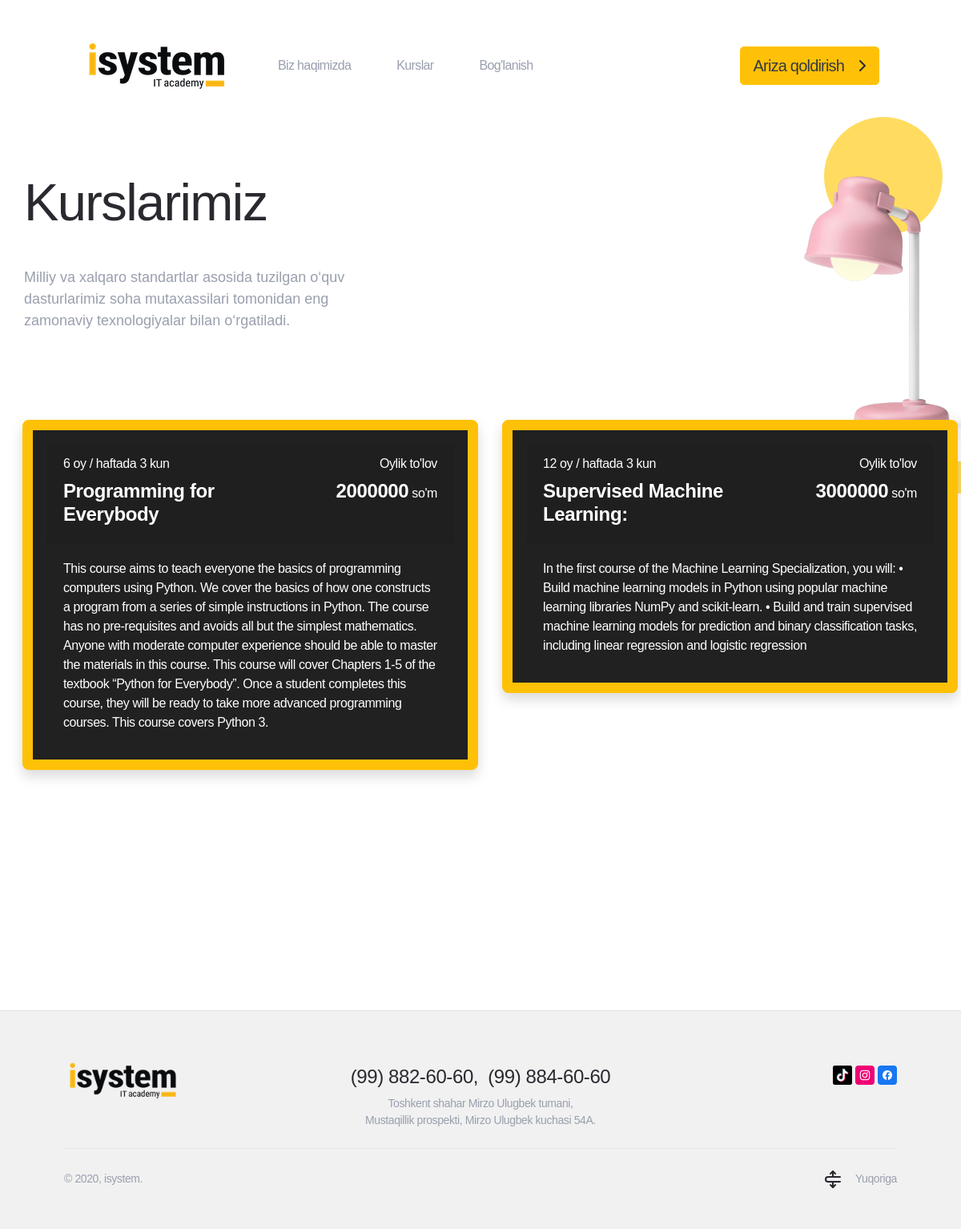
Page /courses/ on the committed database.
### courses/models.py (models this page shows, shortened)
class Courses(models.Model):
    title = models.CharField(max_length=100)
    month = models.IntegerField(default=3)
    day = models.IntegerField(default=3)
    price = models.IntegerField(default=0)
    desc = models.TextField()
    idx = models.IntegerField(default=0)
    is_published = models.BooleanField(default=False)
    created_at = models.DateTimeField(auto_now_add=True)

### courses/views.py (the view)
# urls.py: path('', include('courses.urls')),
def courses(request):
    posts = Courses.objects.filter(is_published=True)
    context = {
        'posts': posts
    }
    return render(request, 'courses.html', context)

### templates/courses.html (shortened to what this page needs)
{% extends 'base.html' %}
{% load static %}
{% block content %}
<div class=" quality">
    <div class="quality__head">
        <div class="quality__center container p-0">
            <div class="quality__top" data-aos="animation-scale-y">
                <h2 class="quality__title title">
                    Kurslarimiz
                </h2>
            </div>
            <div class="quality__info info" data-aos="animation-scale-y" data-aos-delay="200">
                Milliy va xalqaro standartlar asosida tuzilgan o‘quv dasturlarimiz soha mutaxassilari tomonidan eng
                zamonaviy texnologiyalar bilan o‘rgatiladi.
            </div>
        </div>
        <div class="quality__preview">
            <img class="quality__pic js-parallax" data-scale="1.2" data-orientation="left"
                 src="{% static 'img/lamp.png' %}" alt="">
        </div>
    </div>
    <div class="container center p-2 mb-5">
        <div class="row">
            {% for post in posts %}
            <div class="col-sm-12 col-md-6">
                <a class="card bg-transparent border-0 mb-3" href="/courses/{{ post.idx }}">
                    <div class="plan__item w-100 shadow" data-aos="animation-translate-y">
                        <div class="card-header">
                            <div class="row">
                                <div class="col-xs-12 col-md-8 text-center text-lg-left">
                                    <div class="mb-2">{{ post.month}} oy / haftada {{post.day}} kun</div>
                                    <div class="h4 font-weight-bold">{{post.title}}</div>
                                </div>
                                <div class="col-xs-12 col-md-4 text-center text-lg-right ">
                                    <div class="mb-2">Oylik to'lov</div>
                                    <div class="">
                                        <span class="h4 font-weight-bolder">{{post.price}}</span> so'm
                                    </div>
                                </div>
                            </div>
                        </div>
                        <div class="card-body" style="min-height: 148px;">
                            {{post.desc}}
                        </div>
                    </div>
                </a>
            </div>
            {% endfor %}
        </div>
    </div>
    <div class="quality__circles">
        <div class="quality__circle"></div>
    </div>
</div>
<div class="my-5 py-5">
</div>
</div>
</div>
{% endblock %}

### templates/base.html (shortened to what this page needs)
<!DOCTYPE html>
{% load static %}
<html lang="en">
<head>
    <link rel="stylesheet" href="{% static 'css/isystem.css' %}">
</head>
<body>
<div id="app" class="page">
    <div class="main pb-0">
        <div class="container header js-header" id="header">
            <div class="header__center">
                <a class="header__logo" href="/">
                    <img class="header__pic" src="{% static 'images/isystem-logo.png' %}" alt=""></a>
                <div class="header__wrap js-header-wrap">
                    <nav class="header__nav">
                        <a class=" header__item "
                           href="/about">Biz haqimizda
                        </a>
                        <a class="header__item "
                           href="/courses">Kurslar
                        </a>
                        <a class="header__item "
                           href="/contact">Bog'lanish
                        </a>
                    </nav>
                </div>
                <a class="quality__link btn btn-lg btn-outline-light text-dark border-warning ml-5 bg-warning"
                   href="/">Ariza qoldirish
                    <svg class="icon icon-arrow-right">
                        <use xlink:href="img/sprite.svg#icon-arrow-right"></use>
                    </svg>
                </a>
            </div>
        </div>
        {% block content %}
        {% endblock %}
<div class="footer js-footer">
    <div class="footer__center center">
        <div class="container px-0 pb-4">
            <div class="row">
                <div class="col-sm-12 col-md-3">
                    <a class="footer__logo" href="#">
                        <img class="footer__pic" src="{% static 'images/isystem-logo.png' %}" alt="">
                    </a>
                </div>
                <div class="col-sm-12 col-md-6 text-center">
                    <div class="text-center pt-2 pb-2">
                        <span class="h4 mr-2">(99) 882-60-60,</span>
                        <span class="h4 ">(99) 884-60-60</span>
                    </div>
                    <div class="footer__copyright text-center">
                        Toshkent shahar Mirzo Ulugbek tumani, <br/>
                        Mustaqillik prospekti, Mirzo Ulugbek kuchasi 54A.
                    </div>
                </div>
                <div class="col-sm-12 col-md-3 pt-2 text-right">
                    <a href="https://www.tiktok.com/@isystem.uz" target="_blank"><img class="footer__pic"
                                                                                      src="{% static 'images/social_icons/tiktok.png' %}"
                                                                                      alt=""></a>
                    <a href="https://www.instagram.com/isystem.uz/" target="_blank"><img class="footer__pic"
                                                                                         src="{% static 'images/social_icons/instagram.png' %}"
                                                                                         alt=""></a>
                    <a href="https://www.facebook.com/isystem.uz" target="_blank"><img class="footer__pic"
                                                                                       src="{% static 'images/social_icons/facebook.png' %}"
                                                                                       alt=""></a>
                </div>
            </div>
        </div>
        <div class="footer__bottom">
            <div class="footer__copyright">© 2020, isystem.</div>
            <a class="footer__scroll js-link-scroll" href="#header">
                <div class="footer__icon"><img class="footer__pic" src="{% static 'img/scroll.svg' %}" alt=""></div>
                <div class="footer__text">Yuqoriga</div>
            </a>
        </div>
    </div>
</div>
</body>
</html>

### rows in the picture
Courses: month "6", day "3", title "Programming for Everybody", price "2000000", desc "This course aims to teach everyone the basics of programming computers using Python. We cover the basics of how one constructs a program from a series of simple instructions in Python. The course has no pre-requisites and avoids all but the simplest mathematics. Anyone with moderate computer experience should be able to master the materials in this course. This course will cover Chapters 1-5 of the textbook “Python for Everybody”. Once a student completes this course, they will be ready to take more advanced programming courses. This course covers Python 3."
Courses: month "12", day "3", title "Supervised Machine Learning:", price "3000000", desc "In the first course of the Machine Learning Specialization, you will: • Build machine learning models in Python using popular machine learning libraries NumPy and scikit-learn. • Build and train supervised machine learning models for prediction and binary classification tasks, including linear regression and logistic regression"
